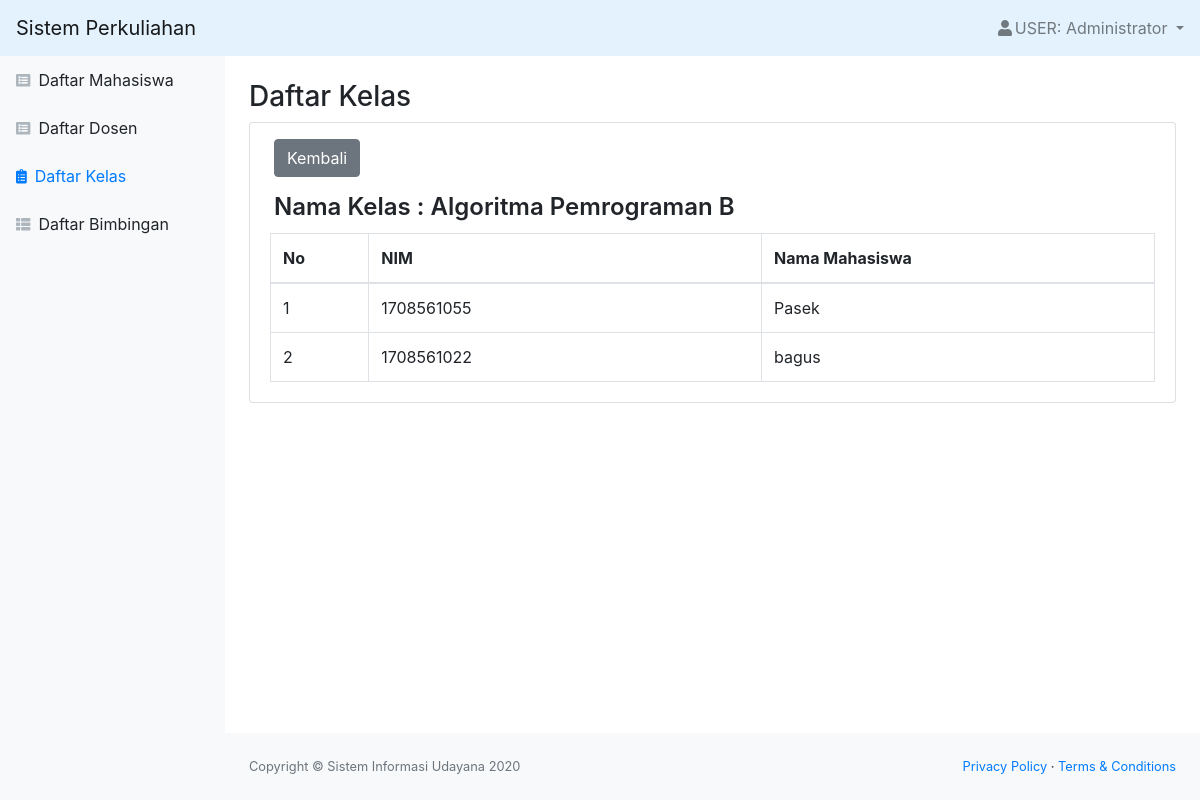
Screenshot of /kelas_lihat.php?id_kelas=1 (signed in) with the database file from the repository.
### tables this page shows
CREATE TABLE `kelas` (
  `id_kelas` int(11) NOT NULL,
  `nama_kelas` varchar(100) NOT NULL,
  `jam_kuliah` varchar(20) NOT NULL,
  `kuota_kelas` int(11) NOT NULL,
  `id_dosen` int(11) NOT NULL,
  `status` varchar(20) NOT NULL
);

CREATE TABLE `join_kelas` (
  `id_join` int(11) NOT NULL,
  `id_mahasiswa` int(11) NOT NULL,
  `id_kelas` int(11) NOT NULL
);

CREATE TABLE `mahasiswa` (
  `id_mahasiswa` int(11) NOT NULL,
  `role` char(1) NOT NULL,
  `nim` char(10) NOT NULL,
  `nama` varchar(50) NOT NULL,
  `email` varchar(50) NOT NULL,
  `alamat` varchar(50) NOT NULL,
  `tanggal_lahir` date NOT NULL,
  `status` varchar(20) NOT NULL,
  `password` varchar(300) NOT NULL
);

### kelas_lihat.php (the view, shortened to what this page needs)
<?php
include "function.php";
$nama = $_SESSION['nama'];
$role = $_SESSION['id'];
$id_kelas = $_GET['id_kelas'];
$queryKelas = mysqli_query($koneksi, "SELECT * FROM join_kelas INNER JOIN kelas ON join_kelas.id_kelas=kelas.id_kelas INNER JOIN mahasiswa ON join_kelas.id_mahasiswa=mahasiswa.id_mahasiswa WHERE kelas.id_kelas = '$id_kelas'");
$kelas = mysqli_query($koneksi, "SELECT nama_kelas FROM kelas WHERE id_kelas = '$id_kelas'");
?>
<!DOCTYPE html>
<html lang="en">
    <head>
        <link href="css/styles.css" rel="stylesheet" />
        <link href="https://cdn.datatables.net/1.10.20/css/dataTables.bootstrap4.min.css" rel="stylesheet" />
    </head>
    <body class="sb-nav-fixed">
        <nav class="sb-topnav navbar navbar-light" style="background-color: #e3f2fd;">
            <a class="navbar-brand" href="index.php">Sistem Perkuliahan</a>
            <ul class="navbar-nav ml-auto">
                <li class="nav-item dropdown">
                    <a class="nav-link dropdown-toggle" id="userDropdown" href="#" role="button" data-toggle="dropdown" aria-haspopup="true" aria-expanded="false"><i class="fas fa-user fa-fw"></i>USER: <?= $nama; ?> </a>
                </li>
            </ul>
        </nav>
        <div id="layoutSidenav">
            <div id="layoutSidenav_nav">
                <nav class="sb-sidenav accordion sb-sidenav-light" id="sidenavAccordion">
                    <div class="sb-sidenav-menu">
                        <div class="nav">
                            <a class="nav-link" href="mahasiswa.php"
                                ><div class="sb-nav-link-icon"><i class="fas fa-list-alt"></i></div>
                                Daftar Mahasiswa</a
                            >
                            <a class="nav-link" href="dosen.php"
                                ><div class="sb-nav-link-icon"><i class="fas fa-list-alt"></i></div>
                                Daftar Dosen</a
                            >
                            <a class="nav-link active" href="kelas.php"
                                ><div class="sb-nav-link-icon"><i class="fas fa-clipboard-list"></i></div>
                                Daftar Kelas</a
                            >
                            <a class="nav-link" href="bimbingan.php"
                                ><div class="sb-nav-link-icon"><i class="fas fa-th-list"></i></div>
                                Daftar Bimbingan</a
                            >
                        </div>
                    </div>
                </nav>
            </div>
            <div id="layoutSidenav_content">
                <main>
                    <div class="container-fluid">
                        <h3 class="mt-4">Daftar Kelas</h3>
                        <div class="card mb-4">
                        <?php if($role == "2" || $role == "1") { ?>
                            <div class="tambah mt-3 px-4">
                                <a href="kelas.php" class="btn btn-secondary">Kembali</a>
                            </div>
                        <?php } ?>
                        <?php $nama = mysqli_fetch_assoc($kelas); ?>
                            <div class="font mt-3 px-4 mb-0">
                                <h4 style="font-weight: 600;">Nama Kelas : <?= $nama['nama_kelas']; ?></h4>
                            </div>
                            <div class="card-body py-1">
                                <div class="table-responsive">
                                    <table class="table table-bordered" id="dataTable" width="100%" cellspacing="0">
                                        <thead>
                                            <tr>
                                                <th class="col-sm-1">No</th>
                                                <th class="col-sm-4">NIM</th>
                                                <th class="col-sm-4">Nama Mahasiswa</th>
                                            </tr>
                                        </thead>
                                        <?php $i=1; ?>
                                        <?php while($data = mysqli_fetch_assoc($queryKelas)) { ?>
                                            <tr>
                                                <td><?= $i; ?></td>
                                                <td><?= $data['nim']; ?></td>
                                                <td><?= $data['nama']; ?></td>
                                            </tr>
                                        <?php $i++; ?>
                                        <?php } ?>
                                    </table>
                                </div>
                            </div>
                        </div>
                </main>
                <footer class="py-4 bg-light mt-auto">
                    <div class="container-fluid">
                        <div class="d-flex align-items-center justify-content-between small">
                            <div class="text-muted">Copyright &copy; Sistem Informasi Udayana 2020</div>
                            <div>
                                <a href="#">Privacy Policy</a>
                                &middot;
                                <a href="#">Terms &amp; Conditions</a>
                            </div>
                        </div>
                    </div>
                </footer>
            </div>
        </div>
    </body>
</html>

### rows the page displays
kelas: nama_kelas "Algoritma Pemrograman B"
join_kelas: id_mahasiswa.nim "1708561055", id_mahasiswa.nama "Pasek"
join_kelas: id_mahasiswa.nim "1708561022", id_mahasiswa.nama "bagus"

### other values shown
$nama "Administrator"
